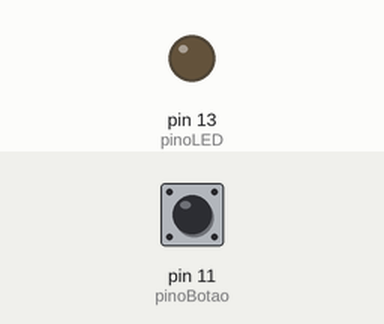
Recording of a sketch running on a simulated Arduino Uno, built with avr-gcc and run on an emulated ATmega328P. On the bench: output pins drawn as LEDs (lit = HIGH). Inputs (shaded band) come from the test bench; at power-on: pin 11 (pinoBotao) LOW.

Above: at 1.2 s.
1.3 s: pin 11 (pinoBotao) pulled HIGH for 0.15 s
At 1.37 s:
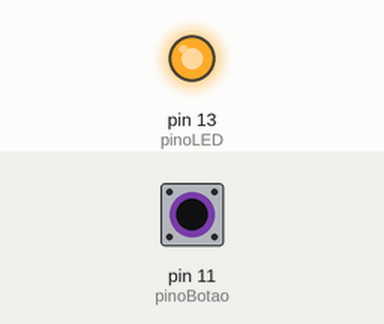
2.9 s: pin 11 (pinoBotao) pulled HIGH for 3.2 s
At 7.5 s:
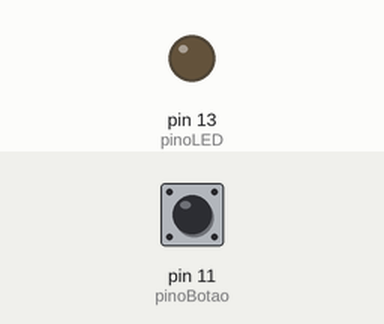
Timing chart, 0 to 9.0 s (numbered marks = the images above; inputs shaded):
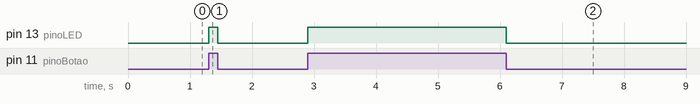

The sketch:

varanda.ino
```cpp
// Definição dos pinos baseada na sua montagem
const int pinoLED = 13;
const int pinoBotao = 11;

void setup() {
  // Configura o pino do LED como SAÍDA (enviar energia)
  pinMode(pinoLED, OUTPUT);

  // Configura o pino do botão como ENTRADA (ler o estado)
  pinMode(pinoBotao, INPUT);
}

void loop() {
  // Lê o estado atual do botão
  int estadoBotao = digitalRead(pinoBotao);

  // Verifica se o botão está sendo pressionado (recebendo 5V / HIGH)
  if (estadoBotao == HIGH) {
    // Liga o LED
    digitalWrite(pinoLED, HIGH);
  } else {
    // Desliga o LED
    digitalWrite(pinoLED, LOW);
  }
}
```

Measured:
- after the input at 1.3 s, pin 13 (pinoLED): LOW → HIGH at once, → LOW 0.15 s later
- after the input at 2.9 s, pin 13 (pinoLED): LOW → HIGH at once, → LOW 3.2 s later
